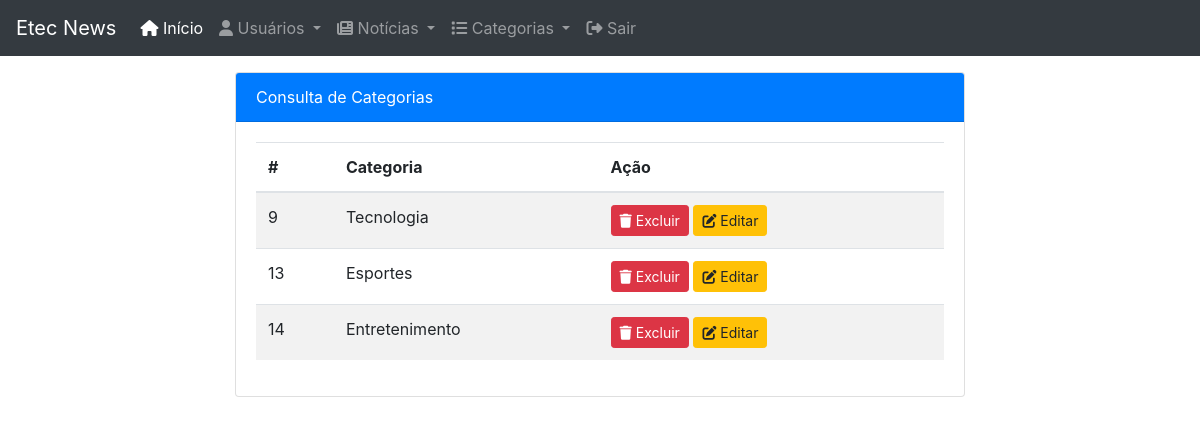
The page /consultar-categoria (signed in) on the database its author committed.
### tables this page shows
CREATE TABLE `categoria` (
  `idcategoria` int(11) NOT NULL,
  `nomecategoria` varchar(70) NOT NULL
);

### controller/CategoriaController.php (called while the page is built, shortened)
<?php
include_once "model/Categoria.php";
class CategoriaController
{
    function consultar()
    {
        $cat = new Categoria();
        $dadosCategoria = $cat->consultar();
        include "view/consultar_categoria.php";
    }
}
?>

### model/Categoria.php (called while the page is built, shortened)
<?php
class Categoria
{
    function consultar()
    {
        $con = Conexao::conectar();
        $cmd = $con->prepare("SELECT * FROM categoria");
        $cmd->execute();
        return $cmd->fetchALL(PDO::FETCH_OBJ);
    }
}
?>

### view/consultar_categoria.php (the view, shortened to what this page needs)
<!DOCTYPE html>
<html lang="en">
<head>
    <link rel="stylesheet" href="<?php echo URL; ?>recursos/css/bootstrap.min.css">
    <link rel="stylesheet" type="text/css" href="<?php echo URL;?>recursos/css/jquery.dataTables.css">
    <link rel="stylesheet" type="text/css" href="<?php echo URL;?>recursos/css/buttons.dataTables.min.css">
    <link rel="stylesheet" href="https://cdnjs.cloudflare.com/ajax/libs/font-awesome/6.1.1/css/all.min.css" />
</head>
<body>
<?php include "menuadm.php"; ?>
<div class="container">
    <div class="row mt-3">
        <div class="col-sm-8 mx-auto">
            <div class="card">
                <div class="card-header bg-primary text-white">
                    Consulta de Categorias
                </div>
                <div class="card-body table-responsive">
                    <table class="table table-striped" id="tabela_dados">
                        <thead>
                            <tr>
                                <th>#</th>
                                <th>Categoria</th>
                                <th>Ação</th>
                            </tr>
                        </thead>
                        <tbody>
                            <?php
                            foreach($dadosCategoria as $value)
                            {
                                if($_SESSION["dadosUsuario"]->nivelacesso == 1)
                                {
                                    echo"<tr>
                                        <td>$value->idcategoria</td>
                                        <td>$value->nomecategoria</td>
                                        <td>
                                            <a href='".URL."excluir-categoria/$value->idcategoria' class='btn btn-danger btn-sm' onclick='return confirm(\"Deseja realmente excluir?\")'><i class='fa fa-trash'></i> Excluir</a>
                                            <a href='".URL."editar-categoria/$value->idcategoria' class='btn btn-warning btn-sm' onclick='excluir()'><i class='fa fa-edit'></i> Editar</a>
                                        </td>
                                    </tr>";
                                }
                            }
                            ?>
                        </tbody>
                    </table>
                </div>
            </div>
        </div>
    </div>
</div>
</body>
</html>

### rows shown on the page
categoria: idcategoria "9", nomecategoria "Tecnologia"
categoria: idcategoria "13", nomecategoria "Esportes"
categoria: idcategoria "14", nomecategoria "Entretenimento"
